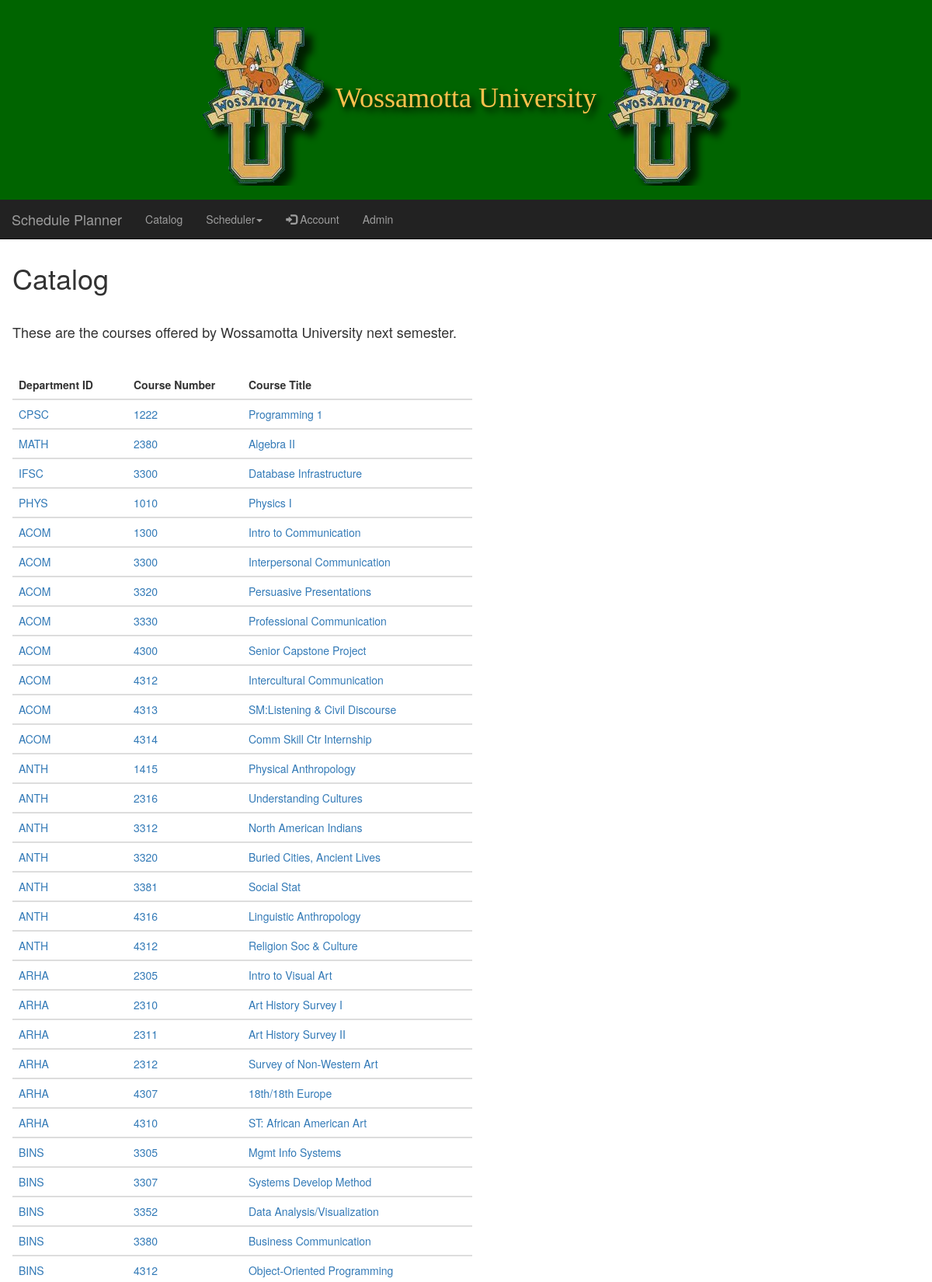
The app's page / (signed in, upper part) with its own data.
### catalog/models.py (models this page shows, shortened)
class Course(models.Model):
    department_ID = models.CharField(max_length=4)
    course_Number = models.CharField(max_length=10)
    course_Title = models.CharField(max_length=255)

### catalog/views.py (the view)
# urls.py: path('', views.homePage, name='homePage'),
@login_required  # Requires user to be logged in
def homePage(request):
    courses = Course.objects.all()  # Creates a QuerySet of all the Courses in the Catalog
    return render(request, 'homePage.html', {'courses': courses})

### catalog/templates/homePage.html (shortened to what this page needs)
{% extends "base.html" %}
{% block content %}
    <h1>Catalog</h1>
    <h4>These are the courses offered by Wossamotta University next semester.</h4>
    <table style="width:50%">
        <colgroup>
            <col span="1" style="width: 20%;">
            <col span="1" style="width: 20%;">
            <col span="1" style="width: 40%;">
        </colgroup>
        <tr>
            <th>Department ID</th>
            <th>Course Number</th>
            <th>Course Title</th>
        </tr>
    </table>
    {% for course in courses %}
        <a href="{% url 'viewCourse' course.id %}">
            <table style="width:50%">
                <colgroup>
                    <col span="1" style="width: 20%;">
                    <col span="1" style="width: 20%;">
                    <col span="1" style="width: 40%;">
                </colgroup>
                <tr>
                    <td>{{ course.department_ID }}</td>
                    <td>{{ course.course_Number }}</td>
                    <td>{{ course.course_Title }}</td>
                </tr>
            </table>
        </a>
    {% endfor %}
{% endblock %}

### catalog/templates/base.html (style rules this page uses)
h4 { padding-top: 30px; padding-bottom: 30px; width: 100%; }
body { background-color: white; }

### catalog/templates/homePage.html (style rules this page uses)
th, td { padding: 8px; text-align: left; border-bottom: 2px solid #ddd; }

### records on screen
Course: department_ID "CPSC", course_Number "1222", course_Title "Programming 1"
Course: department_ID "MATH", course_Number "2380", course_Title "Algebra II"
Course: department_ID "IFSC", course_Number "3300", course_Title "Database Infrastructure"
Course: department_ID "PHYS", course_Number "1010", course_Title "Physics I"
Course: department_ID "ACOM", course_Number "1300", course_Title "Intro to Communication"
Course: department_ID "ACOM", course_Number "3300", course_Title "Interpersonal Communication"
Course: department_ID "ACOM", course_Number "3320", course_Title "Persuasive Presentations"
Course: department_ID "ACOM", course_Number "3330", course_Title "Professional Communication"
Course: department_ID "ACOM", course_Number "4300", course_Title "Senior Capstone Project"
Course: department_ID "ACOM", course_Number "4312", course_Title "Intercultural Communication"
Course: department_ID "ACOM", course_Number "4313", course_Title "SM:Listening & Civil Discourse"
Course: department_ID "ACOM", course_Number "4314", course_Title "Comm Skill Ctr Internship"
Course: department_ID "ANTH", course_Number "1415", course_Title "Physical Anthropology"
Course: department_ID "ANTH", course_Number "2316", course_Title "Understanding Cultures"
Course: department_ID "ANTH", course_Number "3312", course_Title "North American Indians"
Course: department_ID "ANTH", course_Number "3320", course_Title "Buried Cities, Ancient Lives"
Course: department_ID "ANTH", course_Number "3381", course_Title "Social Stat"
Course: department_ID "ANTH", course_Number "4316", course_Title "Linguistic Anthropology"
Course: department_ID "ANTH", course_Number "4312", course_Title "Religion Soc & Culture"
Course: department_ID "ARHA", course_Number "2305", course_Title "Intro to Visual Art"
Course: department_ID "ARHA", course_Number "2310", course_Title "Art History Survey I"
Course: department_ID "ARHA", course_Number "2311", course_Title "Art History Survey II"
Course: department_ID "ARHA", course_Number "2312", course_Title "Survey of Non-Western Art"
Course: department_ID "ARHA", course_Number "4307", course_Title "18th/18th Europe"
Course: department_ID "ARHA", course_Number "4310", course_Title "ST: African American Art"
Course: department_ID "BINS", course_Number "3305", course_Title "Mgmt Info Systems"
Course: department_ID "BINS", course_Number "3307", course_Title "Systems Develop Method"
Course: department_ID "BINS", course_Number "3352", course_Title "Data Analysis/Visualization"
Course: department_ID "BINS", course_Number "3380", course_Title "Business Communication"
Course: department_ID "BINS", course_Number "4312", course_Title "Object-Oriented Programming"
